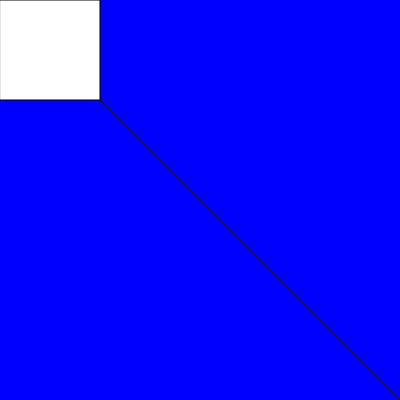
Frame 1 (no input)
Frame 60 (no input): identical to frame 1, image omitted
Frame 120 (the mouse pressed at the canvas centre since frame 60): identical to frame 1, image omitted

The p5.js sketch that drew this single still picture (run headless with seeded random() and noise() and a simulated clock; from frame 60 on, the mouse is pressed at the canvas centre):

// p5.js sketch
// ── sketch.js
function setup() {
  //Comentario
  createCanvas(400, 400);
}

function draw() {
  background(0,0,255);
  //point(200,200);
  line(0,0,400,400);
  rect(0,0,100,100);
}
